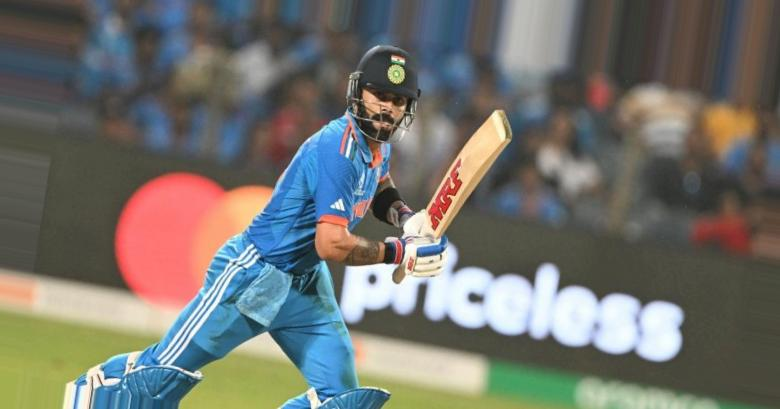
#> input picture Basic Image Processing/image_0_1820.jpeg, 780 x 409 px, given in place of anantha.jpg, which was not available
$ python 1C.py
#> lines starting #> are read from the running program, lines starting #| are printed output that depends on the picture; pictures that were not available may be replaced by others from this repository, and a replacement may not be noted
from PIL import Image,ImageFilter
image = Image.open("anantha.jpg")
#> image is the input picture: PIL image 780x409 RGB; mean R, G, B 114.5, 114.7, 109
image = image.convert("L")
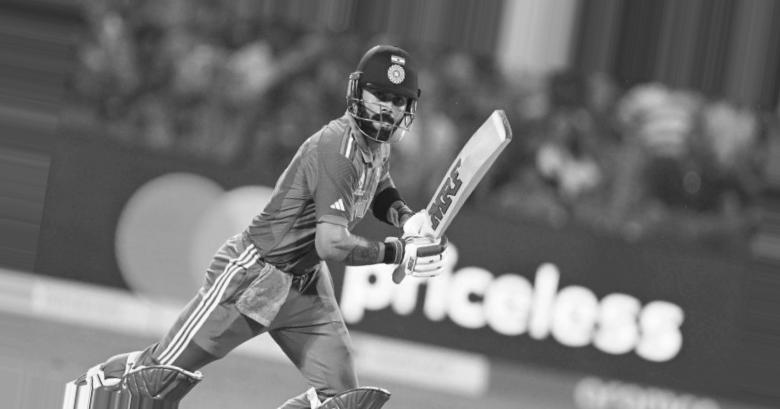
#> image: PIL image 780x409 L; min 11, max 255, mean 114
image = image.filter(ImageFilter.FIND_EDGES)
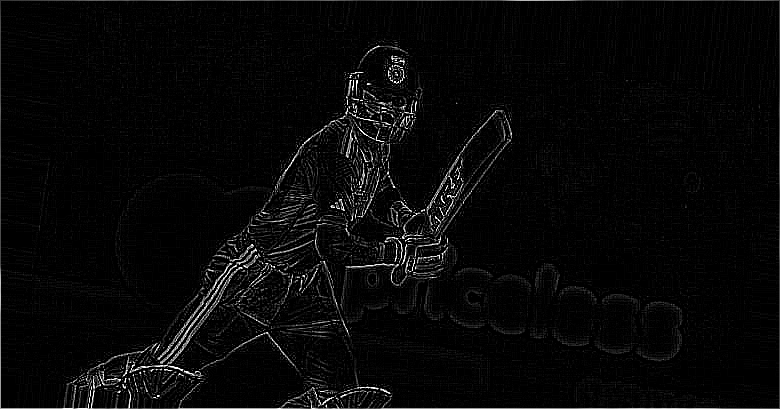
#> image: PIL image 780x409 L; min 0, max 255, mean 8.1
image.save("output.png")
image.show("output.png")
import cv2
img = cv2.imread("photo-1561731216-c3a4d99437d5.jpg")
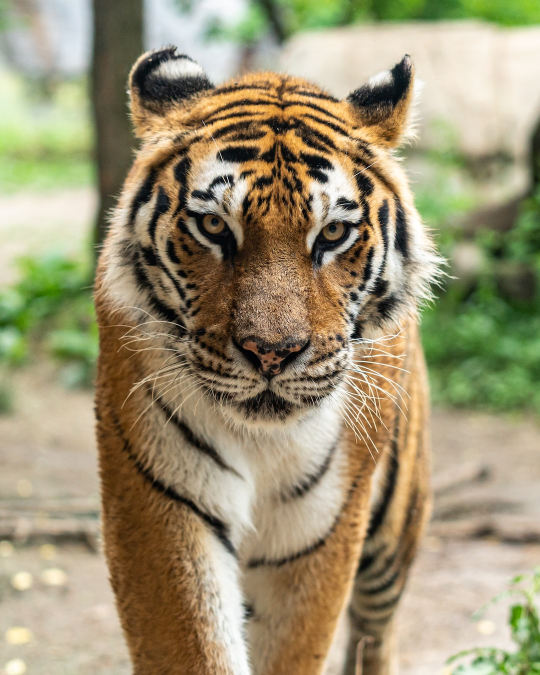
#> input picture Basic Image Processing/photo-1561731216-c3a4d99437d5.jpg, 1080 x 1350 px (shown at 1/2 size)
#> img is the input picture: shape (1350, 1080, 3); mean B, G, R 115.4, 146.8, 156.5
t_lower = 50
t_upper = 150
edge = cv2.Canny(img, t_lower, t_upper)
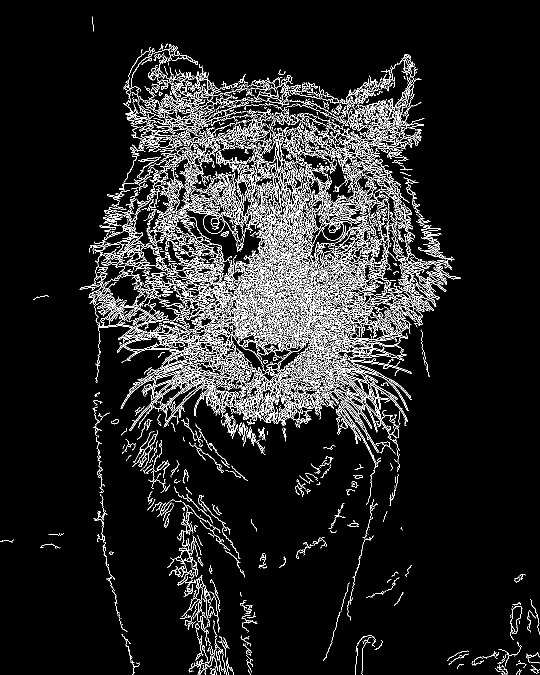
#> edge: shape (1350, 1080) (shown at 1/2 size); 8.6% white in thin lines or dots
cv2.imshow('original', img)
cv2.imshow('edge', edge)
cv2.waitKey(0)
cv2.destroyAllWindows()
